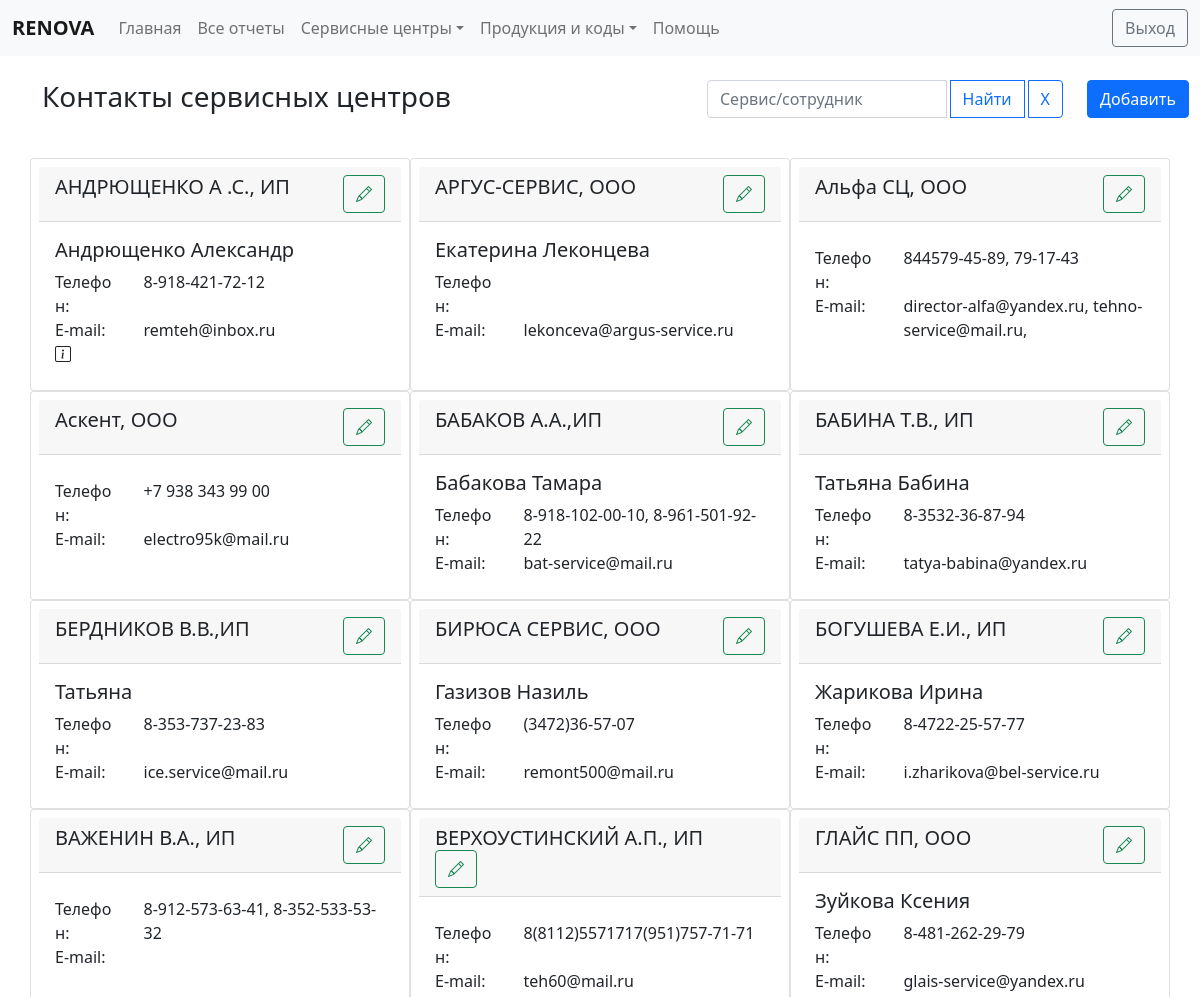
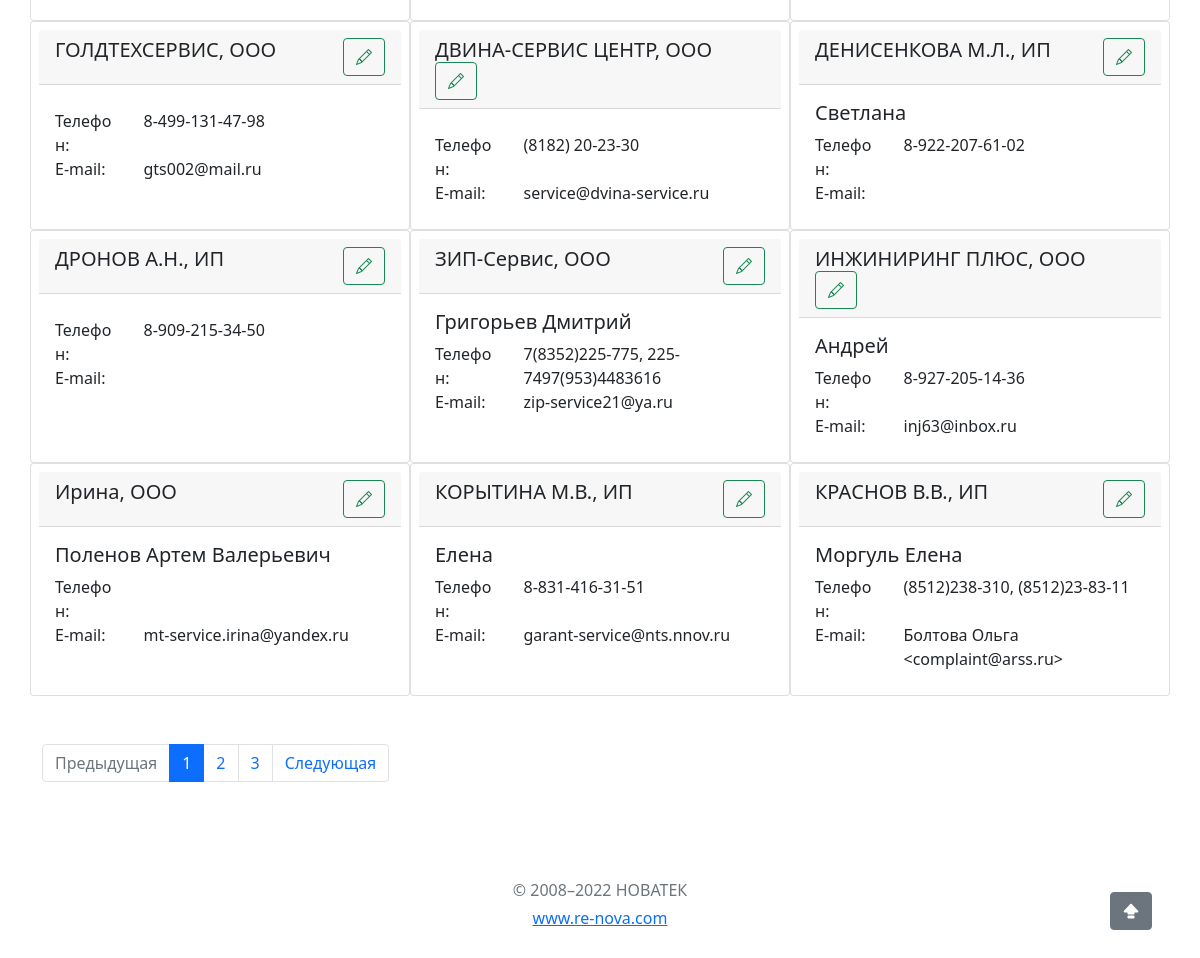
The app's page /centres/contacts-list/ (signed in) with its own data (2 pictures, top to bottom).
### servicecentres/models.py (models this page shows, shortened)
class ServiceContacts(ChangeloggableMixin, models.Model):
    name = models.CharField(max_length=150, db_index=True, verbose_name='Фамилия, имя, отчетство')
    service_center = models.ForeignKey(ServiceCenters, on_delete=models.CASCADE, verbose_name='Сервисный центр')
    funct = models.CharField(max_length=150, blank=True, verbose_name='Должность')
    tel_num = models.CharField(max_length=50, blank=True, verbose_name='Телефон')
    email = models.EmailField(blank=True, verbose_name='E-mail')
    note = models.CharField(max_length=350, blank=True, verbose_name='Примечание')
    class Meta():
        verbose_name = 'Контакт'
        verbose_name_plural = 'Контакты'
        ordering = ['service_center__title', 'name']
    def get_absolute_url(self):
        return reverse('contact_update_page', kwargs={"pk": self.pk})

class ServiceCenters(ChangeloggableMixin, models.Model):
    code = models.CharField(max_length=50, db_index=True, verbose_name='Код', help_text='Код по 1С. Обязательное поле.')
    title = models.CharField(max_length=50, db_index=True, verbose_name='Наименование', help_text='Юридическое наименование. Обязательное поле.')
    city = models.CharField(max_length=50, verbose_name='Город', help_text='Город. Обязательное поле.')
    region = models.ForeignKey(ServiceRegions,  null=True,on_delete=models.PROTECT, verbose_name='Регион', help_text='Регион СЦ. Обязательное поле.')
    addr = models.CharField(max_length=350, blank=True, verbose_name='Адрес')
    post_addr = models.CharField(max_length=350, blank=True, verbose_name='Почтовый адрес')
    conditions = models.TextField(blank=True, verbose_name='Особыче условия')
    free_parts = models.BooleanField(default=False, verbose_name='Бесплатные запчасти')
    grade = models.FloatField(default=5, verbose_name='Рэйтинг', editable=False)
    note = models.TextField(blank=True, verbose_name='Примечание')
    is_active = models.BooleanField(default=True, verbose_name='Ативен')
    user = models.ForeignKey(User, related_name='user_centers', blank=True, null=True, on_delete=models.SET_NULL, verbose_name='Пользователь', limit_choices_to={'is_staff': False})
    staff_user = models.ForeignKey(User, related_name='staff_centers', blank=True, null=True, on_delete=models.SET_NULL, verbose_name='Менеджер', limit_choices_to={'is_staff': True})
    price_type = models.CharField(choices=BASE_PRICE_TYPE, max_length=100, verbose_name='Тип прайса',
                                  default=PRICE_LITE)
    class Meta():
        verbose_name = 'Сервисный центр'
        verbose_name_plural = 'Сервисные центры'
        ordering = ['title']
    def __str__(self):
        return self.title

### servicecentres/views.py (the view)
# urls.py: path('contacts-list/', ServiceCentersContactsList.as_view(), name='centres_contacts_page'),
class ServiceCentersContactsList(LoginRequiredMixin, StaffUserMixin, ListView):
    model = ServiceContacts
    template_name = 'servicecentres/centres_contacts_list.html'
    context_object_name = 'contacts'
    extra_context = {'title': 'Контакты сервисных центров'}
    paginate_by = 21
    def get_queryset(self):
        centres = ServiceContacts.objects.all()
        if self.request.GET.get("filter", '') != '':
            centres = centres.filter(Q(service_center__title__contains=self.request.GET.get("filter")) | Q(name__contains=self.request.GET.get("filter")))
        return centres

### main/my_validators.py (called while the page is built)
    def test_func(self):
        return self.request.user.is_active and self.request.user.is_staff

### main/templatetags/my_tags.py (called while the page is built)
@register.filter
def delspace(value):
    if value:
        res = value.split()
        if len(res) == 0:
            return 0
        else:
            return res
    return None

@register.simple_tag
def get_filters(request):
    res = ''
    for itm in request.GET:
        if itm != 'page':
            res = res + '&' + itm + '=' + request.GET.get(itm)
    return res

@register.filter(name='has_group')
def has_group(user, group_name):
    return user.groups.filter(name=group_name).exists()

@register.inclusion_tag('main/tag_show_base_price_links.html')
def show_base_price_links():
    from ..business_logic import BASE_PRICE_TYPE
    base_price_type = BASE_PRICE_TYPE
    return {'base_price_type': base_price_type, }

### servicecentres/templates/servicecentres/centres_contacts_list.html (shortened to what this page needs)
{% extends 'base.html' %}
{% load my_tags %}
{% block content %}
{% include 'inc/staff_navbar.html' %}
<div class="container">
    <main>
        <div class="row py-4 justify-content-between">
            <div class="col-md-7 text-start"><h3>{{ title }}</h3></div>
            <div class="col-1 text-end-lg order-last">
                <a class="btn btn-primary" href="{% url 'contact_add_page' %}" role="button">Добавить</a>
            </div>
            <div class="col-lg-4 mb-3">
                <form class="row row-cols-lg-auto g-3 align-items-center justify-content-end" method="get">
                        <div class="input-group gap-1">
                            <input type="text" class="form-control" id="inlineFormInputGroupUsername" placeholder="Сервис/сотрудник" name="filter">
                            <button type="submit" class="btn btn-outline-primary">Найти</button>
                            <a class="btn btn-outline-primary" href="{% url 'centres_contacts_page' %}" role="button">Х</a>
                        </div>
                </form>
            </div>
        </div>
        {% if contacts %}
        <div class="row justify-content-center">
            {% for contact in contacts %}
            <div class="card col-lg-4 p-2">
                <h5 class="card-header">
                    <div class="row justify-content-between">
                        <div class="col-auto">
                            {{ contact.service_center }}
                        </div>
                        <div class="col-auto">
                            {% if request.user|has_group:"GeneralStaff" or request.user == contact.service_center.staff_user %}
                              <a href="{{ contact.get_absolute_url }}" class="btn btn-outline-success"><i class="bi bi-pencil"></i></a>
                            {% else %}
                            <a href="#" class="btn btn-outline-secondary disabled"><i class="bi bi-pencil"></i></a>
                            {% endif %}
                        </div>
                    </div>
                </h5>
                <div class="card-body">
                    <h5 class="card-title">{{ contact.name }}
                    </h5>
                    <div class="row">
                        <div class="col-3">Телефон:</div>
                        <div class="col-9">{{ contact.tel_num }}</div>
                    </div>
                    <div class="row">
                        <div class="col-3">E-mail:</div>
                        <div class="col-9">{{ contact.email }}</div>
                    </div>
                    {% if contact.note|delspace != 0 %}
                    <div class="row">
                        <div class="col-3">
                            <i class="bi bi-info-square"></i>
                        </div>
                        <div class="col-9">{{ contact.note }}</div>
                    </div>
                    {% endif %}
                </div>
            </div>
            {% endfor %}
        </div>
        {% else %}
        <h4 class="text-center text-muted">Ничего не найдено ...</h4>
        {% endif %}
{% endblock %}

### templates/base.html (shortened to what this page needs)
<!doctype html>
{% load static %}
<html lang="ru">
  <head>
    <link href="https://cdn.jsdelivr.net/npm/bootstrap@5.1.3/dist/css/bootstrap.min.css" rel="stylesheet">
    <link rel="stylesheet" href="https://cdn.jsdelivr.net/npm/bootstrap-icons@1.8.2/font/bootstrap-icons.css">
  </head>
  <body>
    {% block content %}Содержимое по умолчанию{% endblock content %}
  </body>
</html>

### templates/inc/staff_navbar.html (shortened to what this page needs)
{% load my_tags %}
<nav class="navbar sticky-top navbar-expand-md navbar-light bg-light" aria-label="Fourth navbar example">
    <div class="container-fluid">
      <a class="navbar-brand" href="#"><strong>RENOVA</strong></a>
      <div class="collapse navbar-collapse" id="navbarsExample04">
        <ul class="navbar-nav me-auto mb-2 mb-md-0">
          <li class="nav-item">
            <a class="nav-link" aria-current="page" href="{% url 'staff_home' %}">Главная</a>
          </li>
          <li class="nav-item">
            <a class="nav-link" aria-current="page" href="{% url 'reports_list' %}">Все отчеты</a>
          </li>
          <li class="nav-item dropdown">
            <a class="nav-link dropdown-toggle" href="#" id="dropdown04" data-bs-toggle="dropdown" aria-expanded="false">Сервисные центры</a>
          </li>
          <li class="nav-item dropdown">
            <a class="nav-link dropdown-toggle" href="#" id="dropdown05" data-bs-toggle="dropdown" aria-expanded="false">Продукция и коды</a>
          </li>
          <li class="nav-item">
            <a class="nav-link" aria-current="page" href="{% url 'help_page' %}">Помощь</a>
          </li>
        </ul>
        <div>
            <a class="btn btn-outline-secondary" href="{% url 'user_logout' %}" role="button">Выход</a>
        </div>
      </div>
    </div>
  </nav>

### templates/inc/list_paginator.html (shortened to what this page needs)
{% load my_tags %}

### records on screen
ServiceContacts: service_center "АНДРЮЩЕНКО А .С., ИП", name "Андрющенко Александр", tel_num "8-918-421-72-12", email "remteh@inbox.ru"
ServiceContacts: service_center "АРГУС-СЕРВИС, ООО", name "Екатерина Леконцева", email "lekonceva@argus-service.ru"
ServiceContacts: service_center "Альфа СЦ, ООО", tel_num "844579-45-89, 79-17-43", email "director-alfa@yandex.ru, tehno-service@mail.ru,"
ServiceContacts: service_center "Аскент, ООО", tel_num "+7 938 343 99 00", email "electro95k@mail.ru"
ServiceContacts: service_center "БАБАКОВ А.А.,ИП", name "Бабакова Тамара", tel_num "8-918-102-00-10, 8-961-501-92-22", email "bat-service@mail.ru"
ServiceContacts: service_center "БАБИНА Т.В., ИП", name "Татьяна Бабина", tel_num "8-3532-36-87-94", email "tatya-babina@yandex.ru"
ServiceContacts: service_center "БЕРДНИКОВ В.В.,ИП", name "Татьяна", tel_num "8-353-737-23-83", email "ice.service@mail.ru"
ServiceContacts: service_center "БИРЮСА СЕРВИС, ООО", name "Газизов Назиль", tel_num "(3472)36-57-07", email "remont500@mail.ru"
ServiceContacts: service_center "БОГУШЕВА Е.И., ИП", name "Жарикова Ирина", tel_num "8-4722-25-57-77", email "i.zharikova@bel-service.ru"
ServiceContacts: service_center "ВАЖЕНИН В.А., ИП", tel_num "8-912-573-63-41, 8-352-533-53-32"
ServiceContacts: service_center "ВЕРХОУСТИНСКИЙ А.П., ИП", tel_num "8(8112)5571717(951)757-71-71", email "teh60@mail.ru"
ServiceContacts: service_center "ГЛАЙС ПП, ООО", name "Зуйкова Ксения", tel_num "8-481-262-29-79", email "glais-service@yandex.ru"
ServiceContacts: service_center "ГОЛДТЕХСЕРВИС, ООО", tel_num "8-499-131-47-98", email "gts002@mail.ru"
ServiceContacts: service_center "ДВИНА-СЕРВИС ЦЕНТР, ООО", tel_num "(8182) 20-23-30", email "service@dvina-service.ru"
ServiceContacts: service_center "ДЕНИСЕНКОВА М.Л., ИП", name "Светлана", tel_num "8-922-207-61-02"
ServiceContacts: service_center "ДРОНОВ А.Н., ИП", tel_num "8-909-215-34-50"
ServiceContacts: service_center "ЗИП-Сервис, ООО", name "Григорьев Дмитрий", tel_num "7(8352)225-775, 225-7497(953)4483616", email "zip-service21@ya.ru"
ServiceContacts: service_center "ИНЖИНИРИНГ ПЛЮС, ООО", name "Андрей", tel_num "8-927-205-14-36", email "inj63@inbox.ru"
ServiceContacts: service_center "Ирина, ООО", name "Поленов Артем Валерьевич", email "mt-service.irina@yandex.ru"
ServiceContacts: service_center "КОРЫТИНА М.В., ИП", name "Елена", tel_num "8-831-416-31-51", email "garant-service@nts.nnov.ru"
ServiceContacts: service_center "КРАСНОВ В.В., ИП", name "Моргуль Елена", tel_num "(8512)238-310, (8512)23-83-11", email "Болтова Ольга <complaint@arss.ru>"

### other values on screen
{{ title }} "Контакты сервисных центров"
